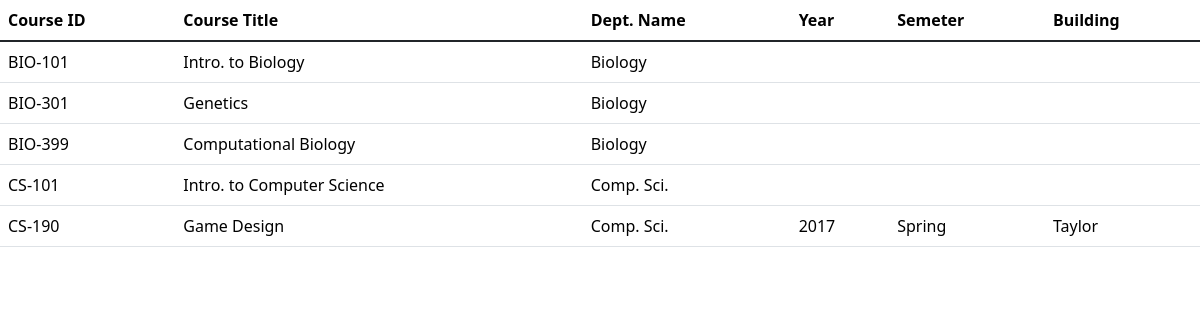
Page /ex1/index.php on the committed database.
### tables this page shows
CREATE TABLE `course` (
  `course_id` varchar(10) NOT NULL,
  `title` varchar(30) NOT NULL,
  `dept_name` varchar(10) DEFAULT NULL,
  `credits` int(11) DEFAULT NULL
);

CREATE TABLE `section` (
  `course_id` varchar(10) NOT NULL,
  `sec_id` int(11) DEFAULT NULL,
  `semester` varchar(10) DEFAULT NULL,
  `year` int(11) DEFAULT NULL,
  `building` varchar(10) DEFAULT NULL,
  `room_number` int(11) DEFAULT NULL,
  `time_slot_id` varchar(1) DEFAULT NULL
);

### ex1/index.php (the view, shortened to what this page needs)
<!DOCTYPE html>
<html lang="en">
<head>
    <link href="https://cdn.jsdelivr.net/npm/bootstrap@5.3.2/dist/css/bootstrap.min.css" rel="stylesheet">
</head>
<body>
    <table class="table">
    <thead>
        <tr>
            <th scope="col">Course ID</th>
            <th scope="col">Course Title</th>
            <th scope="col">Dept. Name</th>
            <th scope="col">Year</th>
            <th scope="col">Semeter</th>
            <th scope="col">Building</th>
        </tr>
    </thead>
    <tbody class="table-group-divider">
    <?php
        $servername = "localhost";
        $username = "root";
        $password = "";
        $dbname = "S186SPCX";
        $conn = mysqli_connect($servername, $username, $password, $dbname);
        $sql = "SELECT * FROM course LEFT JOIN section USING (course_id);";
        $result = mysqli_query($conn, $sql);
        if (mysqli_num_rows($result) > 0) {
            while($row = mysqli_fetch_assoc($result)) {
                echo "<tr><td>" . $row["course_id"]. "</td><td>" . $row["title"].
                "</td><td>" . $row["dept_name"] . "</td><td>" . $row["year"] .
                "</td><td>" . $row["semester"] . "</td><td>" . $row["building"] . "</td></tr>";
            }
        } else {
            echo "0 results";
        }
    ?>
    </tbody>
    </table>
</body>
</html>

### rows in the picture
course: course_id "BIO-101", title "Intro. to Biology", dept_name "Biology"
course: course_id "BIO-301", title "Genetics", dept_name "Biology"
course: course_id "BIO-399", title "Computational Biology", dept_name "Biology"
course: course_id "CS-101", title "Intro. to Computer Science", dept_name "Comp. Sci."
course: course_id "CS-190", title "Game Design", dept_name "Comp. Sci.", section.year "2017", section.semester "Spring", section.building "Taylor"
